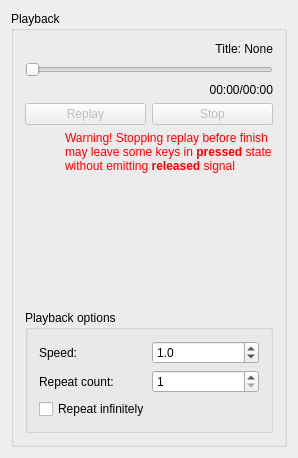
<?xml version="1.0" encoding="UTF-8"?>
<ui version="4.0">
 <class>ReplayTabWidget</class>
 <widget class="QWidget" name="ReplayTabWidget">
  <property name="geometry">
   <rect>
    <x>0</x>
    <y>0</y>
    <width>298</width>
    <height>458</height>
   </rect>
  </property>
  <property name="windowTitle">
   <string>ReplayTabWidget</string>
  </property>
  <layout class="QVBoxLayout" name="layoutReplayTabWidget">
   <item>
    <widget class="QGroupBox" name="playbackBox">
     <property name="title">
      <string>Playback</string>
     </property>
     <layout class="QVBoxLayout" name="layoutPlayback">
      <property name="sizeConstraint">
       <enum>QLayout::SetDefaultConstraint</enum>
      </property>
      <item>
       <widget class="QLabel" name="labelTitle">
        <property name="text">
         <string>Title: None</string>
        </property>
        <property name="alignment">
         <set>Qt::AlignRight|Qt::AlignTrailing|Qt::AlignVCenter</set>
        </property>
       </widget>
      </item>
      <item>
       <widget class="QSlider" name="playbackProgress">
        <property name="orientation">
         <enum>Qt::Horizontal</enum>
        </property>
       </widget>
      </item>
      <item>
       <widget class="QLabel" name="labelTime">
        <property name="text">
         <string>00:00/00:00</string>
        </property>
        <property name="alignment">
         <set>Qt::AlignRight|Qt::AlignTrailing|Qt::AlignVCenter</set>
        </property>
       </widget>
      </item>
      <item>
       <layout class="QHBoxLayout" name="layoutButtons">
        <item>
         <widget class="QPushButton" name="buttonReplay">
          <property name="enabled">
           <bool>false</bool>
          </property>
          <property name="text">
           <string>Replay</string>
          </property>
          <property name="icon">
           <iconset resource="InputRepeater.qrc">
            <normaloff>:/Resources/PlayIcon.png</normaloff>:/Resources/PlayIcon.png</iconset>
          </property>
         </widget>
        </item>
        <item>
         <widget class="QPushButton" name="buttonStop">
          <property name="enabled">
           <bool>false</bool>
          </property>
          <property name="text">
           <string>Stop</string>
          </property>
          <property name="icon">
           <iconset resource="InputRepeater.qrc">
            <normaloff>:/Resources/StopIcon.png</normaloff>:/Resources/StopIcon.png</iconset>
          </property>
         </widget>
        </item>
       </layout>
      </item>
      <item>
       <layout class="QHBoxLayout" name="horizontalLayout">
        <item>
         <spacer name="horizontalSpacer">
          <property name="orientation">
           <enum>Qt::Horizontal</enum>
          </property>
          <property name="sizeType">
           <enum>QSizePolicy::Fixed</enum>
          </property>
          <property name="sizeHint" stdset="0">
           <size>
            <width>40</width>
            <height>20</height>
           </size>
          </property>
         </spacer>
        </item>
        <item>
         <widget class="QLabel" name="labelWarning">
          <property name="text">
           <string>&lt;font color=&quot;red&quot;&gt;Warning! Stopping replay before finish may leave some keys in &lt;b&gt;pressed&lt;/b&gt; state without emitting &lt;b&gt;released&lt;/b&gt; signal</string>
          </property>
          <property name="wordWrap">
           <bool>true</bool>
          </property>
         </widget>
        </item>
       </layout>
      </item>
      <item>
       <spacer name="verticalSpacer">
        <property name="orientation">
         <enum>Qt::Vertical</enum>
        </property>
        <property name="sizeHint" stdset="0">
         <size>
          <width>20</width>
          <height>40</height>
         </size>
        </property>
       </spacer>
      </item>
      <item>
       <widget class="QGroupBox" name="optionBox">
        <property name="title">
         <string>Playback options</string>
        </property>
        <layout class="QVBoxLayout" name="layoutOptionBox">
         <item>
          <layout class="QHBoxLayout" name="layoutSpeed">
           <property name="sizeConstraint">
            <enum>QLayout::SetDefaultConstraint</enum>
           </property>
           <item>
            <widget class="QLabel" name="labelSpeed">
             <property name="text">
              <string>Speed:</string>
             </property>
            </widget>
           </item>
           <item>
            <widget class="QDoubleSpinBox" name="spinSpeed">
             <property name="decimals">
              <number>1</number>
             </property>
             <property name="minimum">
              <double>0.100000000000000</double>
             </property>
             <property name="value">
              <double>1.000000000000000</double>
             </property>
            </widget>
           </item>
          </layout>
         </item>
         <item>
          <layout class="QHBoxLayout" name="layoutRepeat">
           <item>
            <widget class="QLabel" name="labelRepeatCount">
             <property name="text">
              <string>Repeat count:</string>
             </property>
            </widget>
           </item>
           <item>
            <widget class="QSpinBox" name="spinRepeatCount">
             <property name="minimum">
              <number>1</number>
             </property>
             <property name="maximum">
              <number>1000000000</number>
             </property>
            </widget>
           </item>
          </layout>
         </item>
         <item>
          <widget class="QCheckBox" name="checkRepeatInfinitely">
           <property name="text">
            <string>Repeat infinitely</string>
           </property>
          </widget>
         </item>
        </layout>
       </widget>
      </item>
     </layout>
    </widget>
   </item>
  </layout>
 </widget>
 <layoutdefault spacing="6" margin="11"/>
 <resources>
  <include location="InputRepeater.qrc"/>
 </resources>
 <connections/>
</ui>
